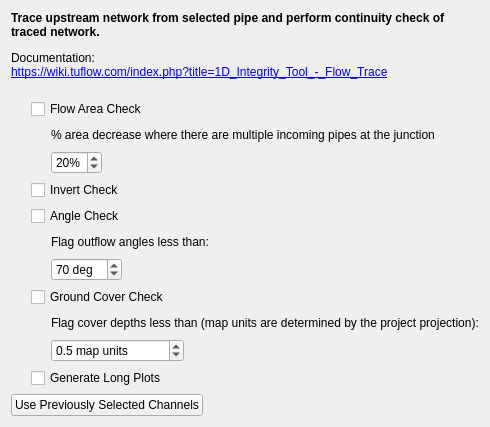
          <widget class="QWidget" name="FlowTrace">
           <attribute name="title">
            <string>Flow Trace</string>
           </attribute>
           <layout class="QVBoxLayout" name="verticalLayout_9">
            <item>
             <widget class="QLabel" name="label_18">
              <property name="text">
               <string>&lt;html&gt;&lt;head/&gt;&lt;body&gt;&lt;p&gt;&lt;span style=&quot; font-weight:600;&quot;&gt;Trace upstream network from selected pipe and perform continuity check of traced network.&lt;/span&gt;&lt;/p&gt;&lt;p&gt;Documentation:&lt;br/&gt;&lt;a href=&quot;https://wiki.tuflow.com/index.php?title=1D_Integrity_Tool_-_Flow_Trace&quot;&gt;&lt;span style=&quot; text-decoration: underline; color:#0000ff;&quot;&gt;https://wiki.tuflow.com/index.php?title=1D_Integrity_Tool_-_Flow_Trace&lt;br/&gt;&lt;/span&gt;&lt;/a&gt;&lt;/p&gt;&lt;/body&gt;&lt;/html&gt;</string>
              </property>
              <property name="wordWrap">
               <bool>true</bool>
              </property>
              <property name="openExternalLinks">
               <bool>true</bool>
              </property>
             </widget>
            </item>
            <item>
             <layout class="QHBoxLayout" name="horizontalLayout_4">
              <item>
               <spacer name="horizontalSpacer_19">
                <property name="orientation">
                 <enum>Qt::Horizontal</enum>
                </property>
                <property name="sizeType">
                 <enum>QSizePolicy::Fixed</enum>
                </property>
                <property name="sizeHint" stdset="0">
                 <size>
                  <width>20</width>
                  <height>20</height>
                 </size>
                </property>
               </spacer>
              </item>
              <item>
               <widget class="QCheckBox" name="cbFlowTraceArea">
                <property name="text">
                 <string>Flow Area Check</string>
                </property>
               </widget>
              </item>
             </layout>
            </item>
            <item>
             <layout class="QHBoxLayout" name="horizontalLayout_36">
              <item>
               <spacer name="horizontalSpacer_29">
                <property name="orientation">
                 <enum>Qt::Horizontal</enum>
                </property>
                <property name="sizeType">
                 <enum>QSizePolicy::Fixed</enum>
                </property>
                <property name="sizeHint" stdset="0">
                 <size>
                  <width>40</width>
                  <height>20</height>
                 </size>
                </property>
               </spacer>
              </item>
              <item>
               <widget class="QLabel" name="label_21">
                <property name="text">
                 <string>% area decrease where there are multiple incoming pipes at the junction</string>
                </property>
                <property name="wordWrap">
                 <bool>true</bool>
                </property>
               </widget>
              </item>
             </layout>
            </item>
            <item>
             <layout class="QHBoxLayout" name="horizontalLayout_37">
              <item>
               <spacer name="horizontalSpacer_51">
                <property name="orientation">
                 <enum>Qt::Horizontal</enum>
                </property>
                <property name="sizeType">
                 <enum>QSizePolicy::Fixed</enum>
                </property>
                <property name="sizeHint" stdset="0">
                 <size>
                  <width>40</width>
                  <height>20</height>
                 </size>
                </property>
               </spacer>
              </item>
              <item>
               <widget class="QSpinBox" name="sbFlowTraceArea">
                <property name="suffix">
                 <string>%</string>
                </property>
                <property name="value">
                 <number>20</number>
                </property>
               </widget>
              </item>
              <item>
               <spacer name="horizontalSpacer_28">
                <property name="orientation">
                 <enum>Qt::Horizontal</enum>
                </property>
                <property name="sizeHint" stdset="0">
                 <size>
                  <width>40</width>
                  <height>20</height>
                 </size>
                </property>
               </spacer>
              </item>
             </layout>
            </item>
            <item>
             <layout class="QHBoxLayout" name="horizontalLayout_17">
              <item>
               <spacer name="horizontalSpacer_18">
                <property name="orientation">
                 <enum>Qt::Horizontal</enum>
                </property>
                <property name="sizeType">
                 <enum>QSizePolicy::Fixed</enum>
                </property>
                <property name="sizeHint" stdset="0">
                 <size>
                  <width>20</width>
                  <height>20</height>
                 </size>
                </property>
               </spacer>
              </item>
              <item>
               <widget class="QCheckBox" name="cbFlowTraceInverts">
                <property name="text">
                 <string>Invert Check</string>
                </property>
               </widget>
              </item>
             </layout>
            </item>
            <item>
             <layout class="QHBoxLayout" name="horizontalLayout_15">
              <item>
               <spacer name="horizontalSpacer_16">
                <property name="orientation">
                 <enum>Qt::Horizontal</enum>
                </property>
                <property name="sizeType">
                 <enum>QSizePolicy::Fixed</enum>
                </property>
                <property name="sizeHint" stdset="0">
                 <size>
                  <width>20</width>
                  <height>20</height>
                 </size>
                </property>
               </spacer>
              </item>
              <item>
               <widget class="QCheckBox" name="cbFlowTraceAngle">
                <property name="text">
                 <string>Angle Check</string>
                </property>
               </widget>
              </item>
             </layout>
            </item>
            <item>
             <layout class="QGridLayout" name="gridLayout_3">
              <item row="0" column="1" colspan="2">
               <widget class="QLabel" name="label_14">
                <property name="text">
                 <string>Flag outflow angles less than:</string>
                </property>
               </widget>
              </item>
              <item row="1" column="2">
               <spacer name="horizontalSpacer_21">
                <property name="orientation">
                 <enum>Qt::Horizontal</enum>
                </property>
                <property name="sizeHint" stdset="0">
                 <size>
                  <width>40</width>
                  <height>20</height>
                 </size>
                </property>
               </spacer>
              </item>
              <item row="1" column="1">
               <widget class="QSpinBox" name="sbFlowTraceAngle">
                <property name="suffix">
                 <string> deg</string>
                </property>
                <property name="maximum">
                 <number>360</number>
                </property>
                <property name="value">
                 <number>70</number>
                </property>
               </widget>
              </item>
              <item row="0" column="0">
               <spacer name="horizontalSpacer_20">
                <property name="orientation">
                 <enum>Qt::Horizontal</enum>
                </property>
                <property name="sizeType">
                 <enum>QSizePolicy::Fixed</enum>
                </property>
                <property name="sizeHint" stdset="0">
                 <size>
                  <width>40</width>
                  <height>20</height>
                 </size>
                </property>
               </spacer>
              </item>
             </layout>
            </item>
            <item>
             <layout class="QHBoxLayout" name="horizontalLayout_16">
              <item>
               <spacer name="horizontalSpacer_17">
                <property name="orientation">
                 <enum>Qt::Horizontal</enum>
                </property>
                <property name="sizeType">
                 <enum>QSizePolicy::Fixed</enum>
                </property>
                <property name="sizeHint" stdset="0">
                 <size>
                  <width>20</width>
                  <height>20</height>
                 </size>
                </property>
               </spacer>
              </item>
              <item>
               <widget class="QCheckBox" name="cbFlowTraceCover">
                <property name="text">
                 <string>Ground Cover Check</string>
                </property>
               </widget>
              </item>
             </layout>
            </item>
            <item>
             <layout class="QGridLayout" name="gridLayout_4">
              <item row="1" column="1">
               <widget class="QDoubleSpinBox" name="sbFlowTraceCover">
                <property name="prefix">
                 <string/>
                </property>
                <property name="suffix">
                 <string> map units</string>
                </property>
                <property name="decimals">
                 <number>1</number>
                </property>
                <property name="maximum">
                 <double>9999999.000000000000000</double>
                </property>
                <property name="value">
                 <double>0.500000000000000</double>
                </property>
               </widget>
              </item>
              <item row="1" column="3">
               <spacer name="horizontalSpacer_23">
                <property name="orientation">
                 <enum>Qt::Horizontal</enum>
                </property>
                <property name="sizeHint" stdset="0">
                 <size>
                  <width>40</width>
                  <height>20</height>
                 </size>
                </property>
               </spacer>
              </item>
              <item row="0" column="1" colspan="3">
               <widget class="QLabel" name="label_17">
                <property name="text">
                 <string>Flag cover depths less than (map units are determined by the project projection):</string>
                </property>
               </widget>
              </item>
              <item row="0" column="0">
               <spacer name="horizontalSpacer_22">
                <property name="orientation">
                 <enum>Qt::Horizontal</enum>
                </property>
                <property name="sizeType">
                 <enum>QSizePolicy::Fixed</enum>
                </property>
                <property name="sizeHint" stdset="0">
                 <size>
                  <width>40</width>
                  <height>20</height>
                 </size>
                </property>
               </spacer>
              </item>
             </layout>
            </item>
            <item>
             <layout class="QHBoxLayout" name="horizontalLayout_19">
              <item>
               <spacer name="horizontalSpacer_24">
                <property name="orientation">
                 <enum>Qt::Horizontal</enum>
                </property>
                <property name="sizeType">
                 <enum>QSizePolicy::Fixed</enum>
                </property>
                <property name="sizeHint" stdset="0">
                 <size>
                  <width>20</width>
                  <height>20</height>
                 </size>
                </property>
               </spacer>
              </item>
              <item>
               <widget class="QCheckBox" name="cbFlowTraceLongPlots">
                <property name="text">
                 <string>Generate Long Plots</string>
                </property>
               </widget>
              </item>
             </layout>
            </item>
            <item>
             <layout class="QHBoxLayout" name="horizontalLayout_38">
              <item>
               <widget class="QPushButton" name="pbUsePrevChan">
                <property name="text">
                 <string>Use Previously Selected Channels</string>
                </property>
               </widget>
              </item>
              <item>
               <spacer name="horizontalSpacer_52">
                <property name="orientation">
                 <enum>Qt::Horizontal</enum>
                </property>
                <property name="sizeHint" stdset="0">
                 <size>
                  <width>40</width>
                  <height>20</height>
                 </size>
                </property>
               </spacer>
              </item>
             </layout>
            </item>
            <item>
             <spacer name="verticalSpacer_7">
              <property name="orientation">
               <enum>Qt::Vertical</enum>
              </property>
              <property name="sizeHint" stdset="0">
               <size>
                <width>20</width>
                <height>0</height>
               </size>
              </property>
             </spacer>
            </item>
           </layout>
          </widget>
